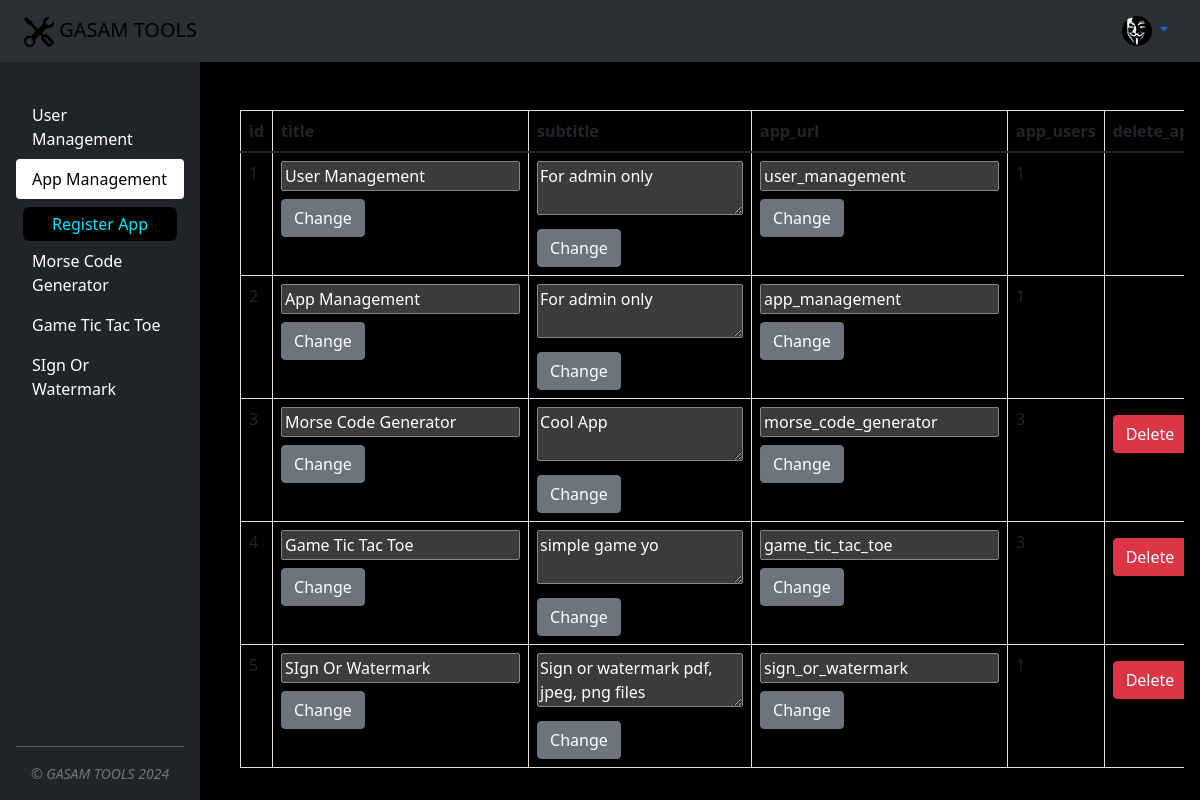
Page /app/app_management (signed in) on the earlier database version.
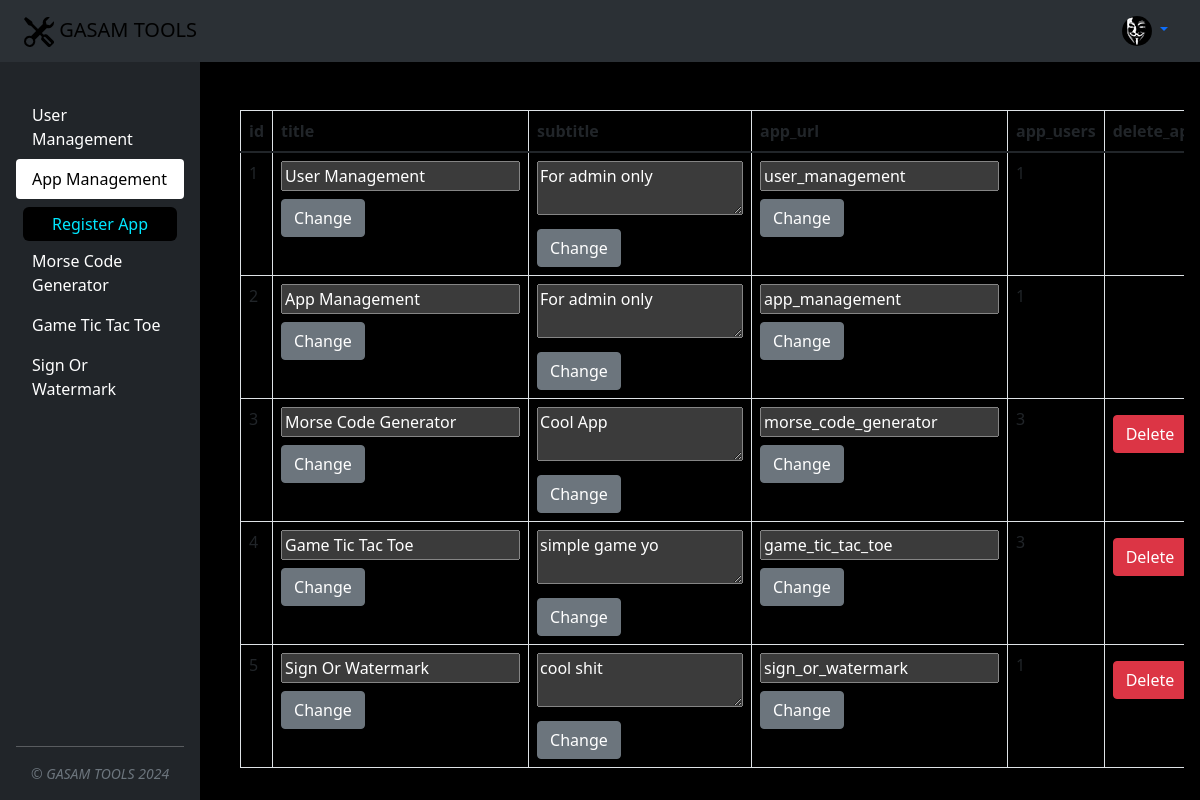
Same page on the later database version.
### main.py (models this page shows)
class GasamApp(db.Model):
    __tablename__ = "gasam_apps"
    id = db.Column(db.Integer, primary_key=True)
    title = db.Column(db.String(250), unique=True, nullable=False)
    subtitle = db.Column(db.String(250))
    app_url = db.Column(db.String(250), unique=True)
    users = relationship("User", secondary=user_app_association, back_populates="apps")

### main.py (the view)
@app.route("/app/<app_name>", methods=["GET", "POST", "PUT"])
@login_required
def access_app(app_name):
    if request.method == "POST":
        return_data = request.form
    else:
        return_data = False
    html_file_path = os.path.join('apps', app_name, f'{app_name}.html')
    js_file_path = os.path.join('apps', app_name, 'js', '_registry.html')
    css_file_path = os.path.join('apps', app_name, 'css', '_registry.html')
    with open(html_file_path, 'r') as file:
        html_content = file.read()
    with open(js_file_path, 'r') as file:
        js_html_content = file.read()
    with open(css_file_path, 'r') as file:
        css_html_content = file.read()
    try:
        module_name = f"apps.{app_name}.{app_name}"
        app_manager = importlib.import_module(module_name)
    except ImportError:
        return f"Error: No {app_name}.py found for {app_name}", 404
    if current_user.approved:
        if request.method == 'PUT':
            content_type = request.headers.get('Content-Type')
            if content_type and 'application/json' in content_type:
                json_data = request.get_json() or {}
            elif content_type and 'multipart/form-data' in content_type:
                json_data = request.form.to_dict()
            files_data = request.files if request.files else {}
            if hasattr(app_manager, 'json_logic'):
                send_json_data = app_manager.json_logic(current_user, db, User, GasamApp, json_data, files_data)
            else:
                send_json_data = {}
            return jsonify(send_json_data)
        else:
            if hasattr(app_manager, 'app_logic'):
                send_data = app_manager.app_logic(current_user, db, User, GasamApp, app_name, return_data)
                if 'db_init' in send_data:
                    plugin_db_func = send_data['db_init']
                    plugin_db_func(db, app)
            else:
                send_data = {}
            if hasattr(app_manager, 'register_subpages'):
                app_subpages = app_manager.register_subpages()
            else:
                app_subpages = {}
            rendered_html_content = render_template_string(html_content, send_data=send_data)
            rendered_js_content = render_template_string(js_html_content, send_data='')
            rendered_css_content = render_template_string(css_html_content, send_data='')
            return render_template("app.html",
                                   app_html=rendered_html_content,
                                   user_apps=current_user.apps,
                                   app_name=app_name,
                                   app_js=rendered_js_content,
                                   app_css=rendered_css_content,
                                   app_subpages=app_subpages
                                   )
    else:
        return redirect(url_for('home'))

### apps/app_management/app_management.py (called while the page is built)
def register_subpages():
    app_subpages = [
        {'html_name': 'register_app',
         'title': 'Register App'
         }
    ]
    return app_subpages

def app_logic(current_user, db, User, GasamApp, page, return_data):
    if page == 'app_management':
        apps = GasamApp.query.all()
        send_data = {
            'app_data': [
                {
                    'id': app.id,
                    'title': app.title,
                    'subtitle': app.subtitle,
                    'app_url': app.app_url,
                    'app_users': len(app.users),
                    'delete_app': ''
                }
                for app in apps
            ],
            'delete_db_table': 'app_morse_code_db'
        }
    elif page == 'register_app':
        send_data = {'test': 'register_app'}
    return send_data

### main.py (called while the page is built)
@login_manager.user_loader
def load_user(user_id):
    return db.session.get(User, int(user_id))

### templates/app.html (shortened to what this page needs)
{% include "header.html" %}
{% extends "base.html" %}
    {% block content %}
    {{ app_html | safe }}
{% endblock %}

### templates/base.html (shortened to what this page needs)
<div class="d-flex gasam main-container">
  <div class="d-flex flex-column flex-shrink-0 p-3 text-bg-dark sidebar" style="width: 200px;">
    <ul class="nav nav-pills flex-column mb-auto gasam sidebar">
      {% for app in user_apps %}
      <li class="nav-item">
        <a href="{{url_for('access_app', app_name=app.app_url) }}"
           class="nav-link text-white {% if app_name and app_name==app.app_url: %} active {% endif %}"
           aria-current="page"
           id="{{ app.app_url }}">
          <p class="gasam app-name" title="{{ app.subtitle }}">{{ app.title }}</p>
        </a>
        {% if app_name and app_name==app.app_url: %}
          {% for sub_page in app_subpages %}
          <a class="mt-2 gasam subpage-link" href="{{url_for('access_app_subpage', app_name=app.app_url, subpage_name=sub_page.html_name) }}">{{sub_page.title}}</a>
         {% endfor %}
        {% endif %}
      </li>
      {% endfor %}
    </ul>
    <div class="small text-center text-muted fst-italic">&copy; GASAM TOOLS <span id="gasam-footer-year"></span></div>
  </div>
  <div class="flex-grow-1 p-3 content d-flex flex-column gasam main-window">
    {% block content %} {% endblock %}
  </div>
</div>

Differences in the rows shown:
changed GasamApp: title "SIgn Or Watermark" → "Sign Or Watermark"
Other differences:
form field title: "User Management App Management Morse Code Generator Game Tic Tac Toe SIgn Or Watermark" → "User Management App Management Morse Code Generator Game Tic Tac Toe Sign Or Watermark"
form field subtitle: "For admin only For admin only Cool App simple game yo Sign or watermark pdf, jpeg, png files" → "For admin only For admin only Cool App simple game yo cool shit"
